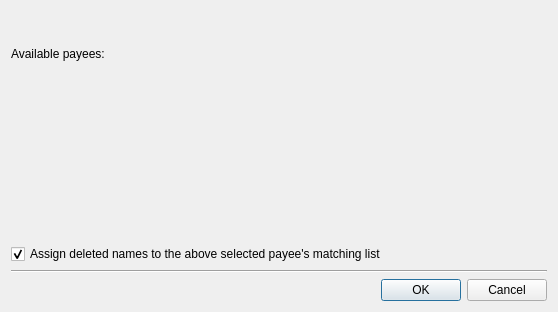
<?xml version="1.0" encoding="UTF-8"?>
<ui version="4.0">
 <class>KPayeeReassignDlg</class>
 <widget class="QDialog" name="KPayeeReassignDlg">
  <property name="geometry">
   <rect>
    <x>0</x>
    <y>0</y>
    <width>558</width>
    <height>312</height>
   </rect>
  </property>
  <property name="windowTitle">
   <string>Reassign payees</string>
  </property>
  <property name="sizeGripEnabled">
   <bool>false</bool>
  </property>
  <property name="modal">
   <bool>true</bool>
  </property>
  <layout class="QVBoxLayout">
   <item>
    <widget class="QLabel" name="textLabel1">
     <property name="minimumSize">
      <size>
       <width>300</width>
       <height>0</height>
      </size>
     </property>
     <property name="alignment">
      <set>Qt::AlignJustify|Qt::AlignTop</set>
     </property>
     <property name="wordWrap">
      <bool>true</bool>
     </property>
    </widget>
   </item>
   <item>
    <spacer name="spacer8">
     <property name="orientation">
      <enum>Qt::Vertical</enum>
     </property>
     <property name="sizeType">
      <enum>QSizePolicy::Fixed</enum>
     </property>
     <property name="sizeHint" stdset="0">
      <size>
       <width>20</width>
       <height>16</height>
      </size>
     </property>
    </spacer>
   </item>
   <item>
    <widget class="QLabel" name="textLabel2">
     <property name="text">
      <string>Available payees:</string>
     </property>
     <property name="wordWrap">
      <bool>false</bool>
     </property>
    </widget>
   </item>
   <item>
    <widget class="KMyMoneyPayeeCombo" name="payeeCombo" native="true"/>
   </item>
   <item>
    <spacer name="spacer9">
     <property name="orientation">
      <enum>Qt::Vertical</enum>
     </property>
     <property name="sizeType">
      <enum>QSizePolicy::Expanding</enum>
     </property>
     <property name="sizeHint" stdset="0">
      <size>
       <width>20</width>
       <height>20</height>
      </size>
     </property>
    </spacer>
   </item>
   <item>
    <widget class="QCheckBox" name="m_copyToMatchList">
     <property name="text">
      <string>Assign deleted names to the above selected payee's matching list</string>
     </property>
     <property name="checked">
      <bool>true</bool>
     </property>
    </widget>
   </item>
   <item>
    <widget class="Line" name="line1">
     <property name="frameShape">
      <enum>QFrame::HLine</enum>
     </property>
     <property name="frameShadow">
      <enum>QFrame::Sunken</enum>
     </property>
    </widget>
   </item>
   <item>
    <widget class="QDialogButtonBox" name="buttonBox">
     <property name="standardButtons">
      <set>QDialogButtonBox::Cancel|QDialogButtonBox::Ok</set>
     </property>
    </widget>
   </item>
  </layout>
 </widget>
 <layoutdefault spacing="6" margin="11"/>
 <customwidgets>
  <customwidget>
   <class>KMyMoneyPayeeCombo</class>
   <extends>QWidget</extends>
   <header>kmymoneypayeecombo.h</header>
   <container>1</container>
  </customwidget>
 </customwidgets>
 <resources/>
 <connections>
  <connection>
   <sender>buttonBox</sender>
   <signal>accepted()</signal>
   <receiver>KPayeeReassignDlg</receiver>
   <slot>accept()</slot>
   <hints>
    <hint type="sourcelabel">
     <x>239</x>
     <y>283</y>
    </hint>
    <hint type="destinationlabel">
     <x>117</x>
     <y>309</y>
    </hint>
   </hints>
  </connection>
  <connection>
   <sender>buttonBox</sender>
   <signal>rejected()</signal>
   <receiver>KPayeeReassignDlg</receiver>
   <slot>reject()</slot>
   <hints>
    <hint type="sourcelabel">
     <x>456</x>
     <y>292</y>
    </hint>
    <hint type="destinationlabel">
     <x>418</x>
     <y>308</y>
    </hint>
   </hints>
  </connection>
 </connections>
</ui>
